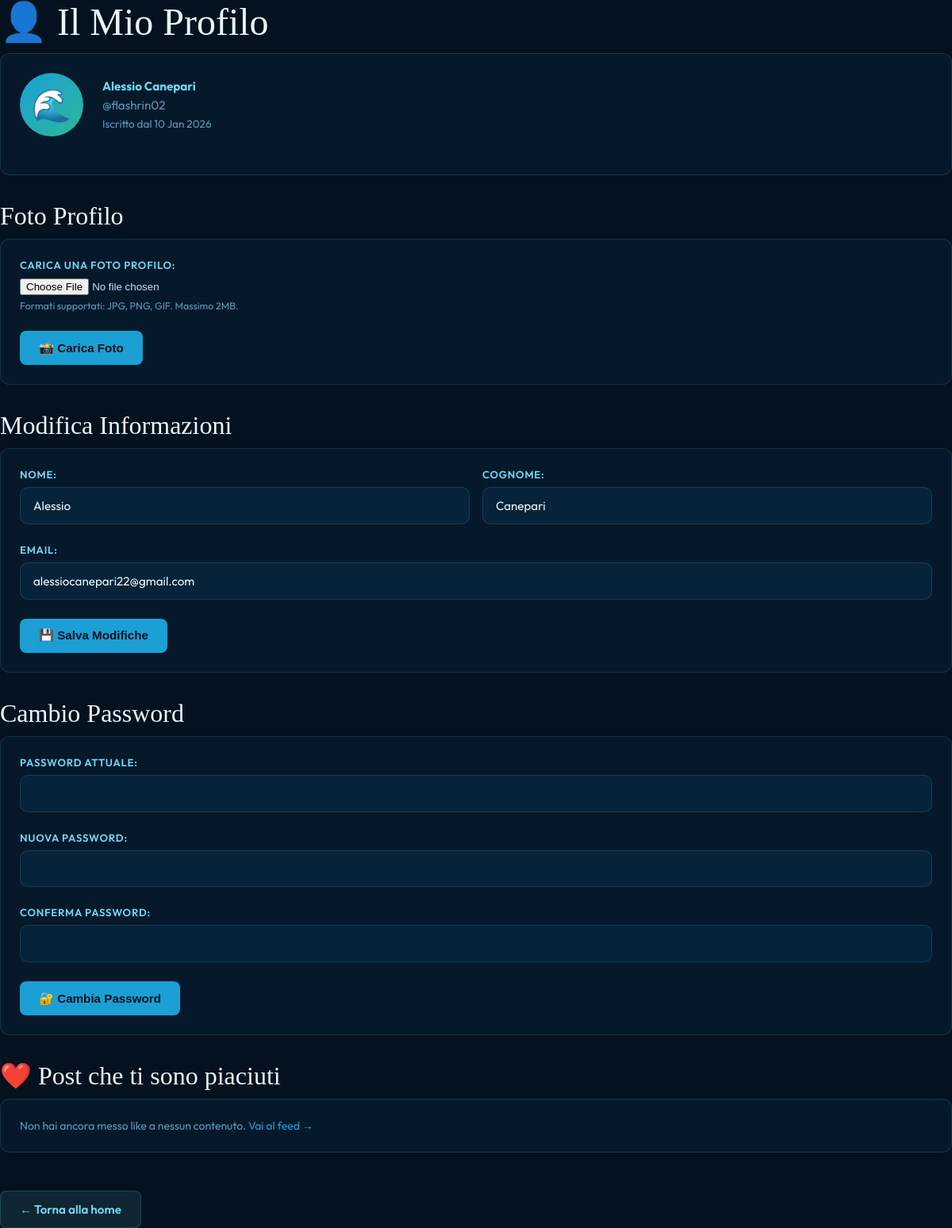
Page /profilo.php (signed in) on the earlier database version.
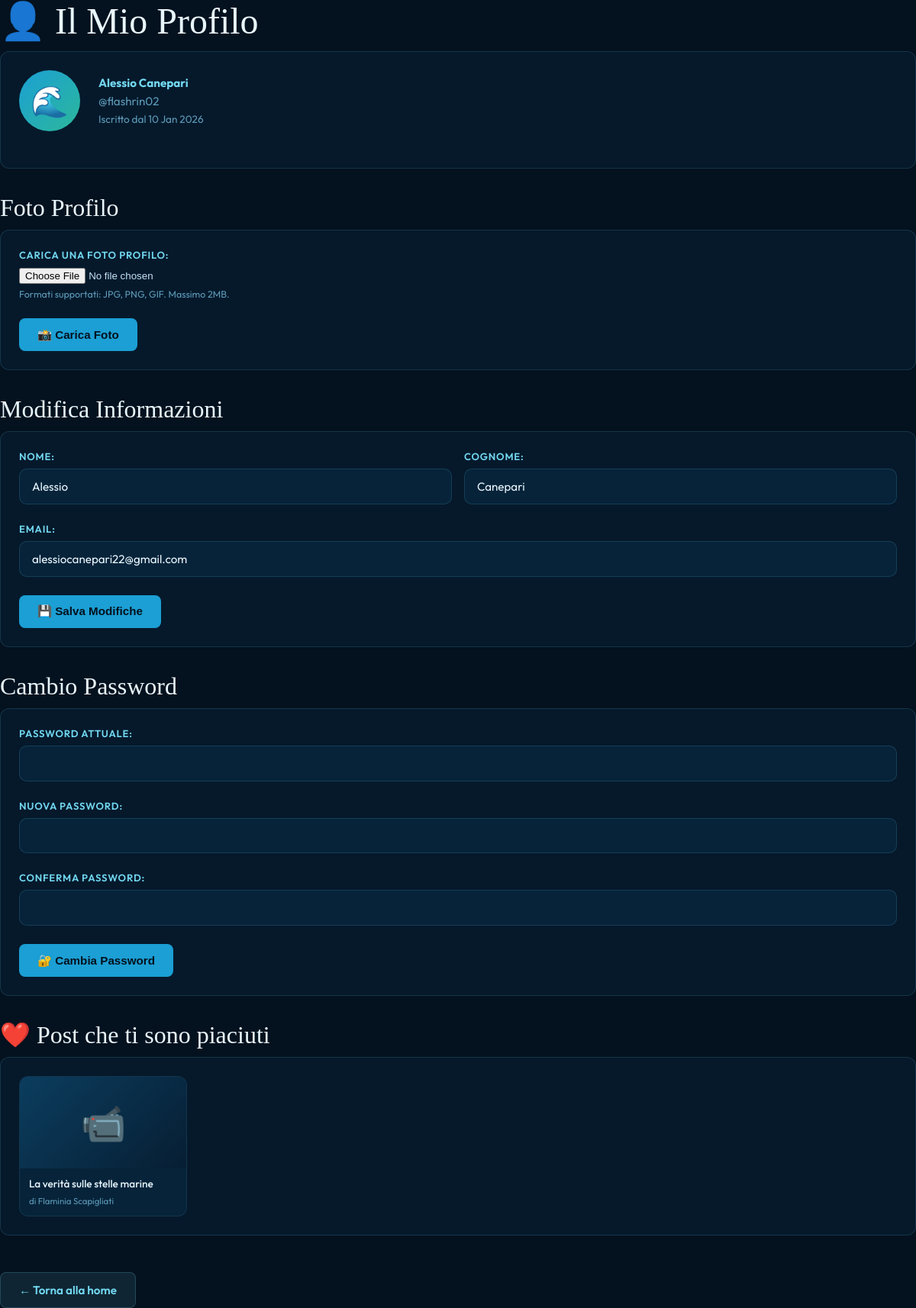
Same page on the later database version.
### tables this page shows
CREATE TABLE `media` (
  `id_post` int(11) NOT NULL,
  `titolo` varchar(150) DEFAULT NULL,
  `descrizione` text DEFAULT NULL,
  `url` text DEFAULT NULL,
  `data_pub` date DEFAULT NULL,
  `visualizzazioni` int(11) DEFAULT NULL,
  `id_utente` int(11) DEFAULT NULL
);

CREATE TABLE `utente` (
  `id_utente` int(11) NOT NULL,
  `username` varchar(50) DEFAULT NULL,
  `password_hash` text DEFAULT NULL,
  `email` varchar(150) DEFAULT NULL,
  `nome` varchar(100) DEFAULT NULL,
  `cognome` varchar(100) DEFAULT NULL,
  `data_registrazione` date DEFAULT NULL,
  `is_admin` tinyint(1) DEFAULT 0,
  `foto_profilo` varchar(255) DEFAULT NULL
);

### profilo.php (the view, shortened to what the changed rows need)
<?php
require 'config.php';
$id_utente = $_SESSION['id'];
try {
    $stmt_likes = $connessione->prepare("
        SELECT m.*, u.nome AS nome_pub, u.cognome AS cognome_pub
        FROM like_media lm
        JOIN media m ON lm.id_post = m.id_post
        LEFT JOIN utente u ON m.id_utente = u.id_utente
        WHERE lm.id_utente = ?
        ORDER BY m.data_pub DESC
    ");
    $stmt_likes->execute([$id_utente]);
    $post_piaciuti = $stmt_likes->fetchAll();
} catch (PDOException $e) { $post_piaciuti = []; }
?>
<!DOCTYPE html>
<html lang="it">
<head>
    <link rel="stylesheet" href="style.css">
</head>
<body>
    <div class="container">
        <h1>👤 Il Mio Profilo</h1>
        <h2>Foto Profilo</h2>
        <h2>Modifica Informazioni</h2>
        <h2>Cambio Password</h2>
        <h2>❤️ Post che ti sono piaciuti</h2>
        <div class="profile-card">
          <?php if (empty($post_piaciuti)): ?>
            <p style="color:var(--muted);font-size:.875rem;">Non hai ancora messo like a nessun contenuto. <a href="feed.php">Vai al feed →</a></p>
          <?php else: ?>
            <div style="display:grid;grid-template-columns:repeat(auto-fill,minmax(200px,1fr));gap:.75rem;">
            <?php foreach ($post_piaciuti as $lp):
              $isImg = !empty($lp['url']) && preg_match('/\.(jpg|jpeg|png|gif|webp)$/i', $lp['url']);
              $isVid = !empty($lp['url']) && preg_match('/\.(mp4|webm)$/i', $lp['url']);
              $pub   = trim(($lp['nome_pub'] ?? '') . ' ' . ($lp['cognome_pub'] ?? '')) ?: 'NetSea';
            ?>
            <a href="feed.php" style="display:block;text-decoration:none;background:rgba(11,61,94,.3);border:1px solid rgba(114,215,240,.1);border-radius:12px;overflow:hidden;transition:border-color .2s,transform .2s;" onmouseover="this.style.borderColor='rgba(114,215,240,.3)';this.style.transform='translateY(-2px)'" onmouseout="this.style.borderColor='rgba(114,215,240,.1)';this.style.transform='none'">
              <div style="height:120px;background:linear-gradient(135deg,var(--ocean),var(--deep));display:flex;align-items:center;justify-content:center;font-size:3rem;position:relative;overflow:hidden;">
                <?php if ($isImg): ?>
                  <img src="<?= htmlspecialchars($lp['url']) ?>" style="position:absolute;inset:0;width:100%;height:100%;object-fit:cover;" alt="">
                <?php elseif ($isVid): ?>
                  <span>📹</span>
                <?php else: ?>
                  <span>🌊</span>
                <?php endif; ?>
              </div>
              <div style="padding:.75rem;">
                <p style="color:var(--pearl);font-size:.85rem;font-weight:500;line-height:1.3;margin-bottom:.3rem;"><?= htmlspecialchars(mb_substr($lp['titolo'] ?? '', 0, 50)) ?></p>
                <p style="color:var(--muted);font-size:.72rem;">di <?= htmlspecialchars($pub) ?></p>
              </div>
            </a>
            <?php endforeach; ?>
            </div>
          <?php endif; ?>
        </div>
    </div>
</body>
</html>

Differences in the rows shown:
added media: titolo "La verità sulle stelle marine", id_utente.cognome "Flaminia Scapigliati"
Other differences:
text no longer shown: "Non hai ancora messo like a nessun contenuto. Vai al feed →"
